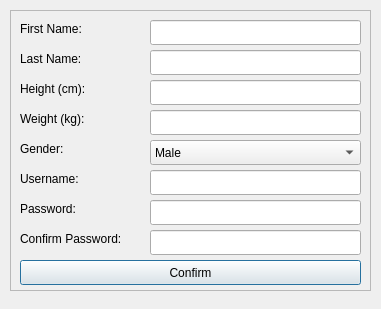
<?xml version="1.0" encoding="UTF-8"?>
<ui version="4.0">
 <class>createWindow</class>
 <widget class="QDialog" name="createWindow">
  <property name="geometry">
   <rect>
    <x>0</x>
    <y>0</y>
    <width>381</width>
    <height>309</height>
   </rect>
  </property>
  <property name="windowTitle">
   <string>Dialog</string>
  </property>
  <widget class="QFrame" name="frame">
   <property name="geometry">
    <rect>
     <x>10</x>
     <y>10</y>
     <width>361</width>
     <height>281</height>
    </rect>
   </property>
   <property name="frameShape">
    <enum>QFrame::StyledPanel</enum>
   </property>
   <property name="frameShadow">
    <enum>QFrame::Raised</enum>
   </property>
   <widget class="QPushButton" name="btnConfirm">
    <property name="geometry">
     <rect>
      <x>10</x>
      <y>250</y>
      <width>341</width>
      <height>25</height>
     </rect>
    </property>
    <property name="text">
     <string>Confirm</string>
    </property>
   </widget>
   <widget class="QLineEdit" name="txtUsername">
    <property name="geometry">
     <rect>
      <x>140</x>
      <y>160</y>
      <width>211</width>
      <height>25</height>
     </rect>
    </property>
    <property name="text">
     <string/>
    </property>
   </widget>
   <widget class="QLineEdit" name="txtPassword">
    <property name="geometry">
     <rect>
      <x>140</x>
      <y>190</y>
      <width>211</width>
      <height>25</height>
     </rect>
    </property>
    <property name="text">
     <string/>
    </property>
   </widget>
   <widget class="QLineEdit" name="txtCPassword">
    <property name="geometry">
     <rect>
      <x>140</x>
      <y>220</y>
      <width>211</width>
      <height>25</height>
     </rect>
    </property>
    <property name="text">
     <string/>
    </property>
   </widget>
   <widget class="QLineEdit" name="txtWeight">
    <property name="geometry">
     <rect>
      <x>140</x>
      <y>100</y>
      <width>211</width>
      <height>25</height>
     </rect>
    </property>
    <property name="text">
     <string/>
    </property>
   </widget>
   <widget class="QLineEdit" name="txtHeight">
    <property name="geometry">
     <rect>
      <x>140</x>
      <y>70</y>
      <width>211</width>
      <height>25</height>
     </rect>
    </property>
    <property name="text">
     <string/>
    </property>
   </widget>
   <widget class="QComboBox" name="txtGender">
    <property name="geometry">
     <rect>
      <x>140</x>
      <y>130</y>
      <width>211</width>
      <height>25</height>
     </rect>
    </property>
    <item>
     <property name="text">
      <string>Male</string>
     </property>
    </item>
    <item>
     <property name="text">
      <string>Female</string>
     </property>
    </item>
   </widget>
   <widget class="QLineEdit" name="txtLastName">
    <property name="geometry">
     <rect>
      <x>140</x>
      <y>40</y>
      <width>211</width>
      <height>25</height>
     </rect>
    </property>
    <property name="text">
     <string/>
    </property>
   </widget>
   <widget class="QLineEdit" name="txtFirstName">
    <property name="geometry">
     <rect>
      <x>140</x>
      <y>10</y>
      <width>211</width>
      <height>25</height>
     </rect>
    </property>
    <property name="text">
     <string/>
    </property>
   </widget>
   <widget class="QLabel" name="label">
    <property name="geometry">
     <rect>
      <x>10</x>
      <y>10</y>
      <width>101</width>
      <height>17</height>
     </rect>
    </property>
    <property name="text">
     <string>First Name: </string>
    </property>
   </widget>
   <widget class="QLabel" name="label_2">
    <property name="geometry">
     <rect>
      <x>10</x>
      <y>40</y>
      <width>121</width>
      <height>17</height>
     </rect>
    </property>
    <property name="text">
     <string>Last Name: </string>
    </property>
   </widget>
   <widget class="QLabel" name="label_3">
    <property name="geometry">
     <rect>
      <x>10</x>
      <y>70</y>
      <width>121</width>
      <height>17</height>
     </rect>
    </property>
    <property name="text">
     <string>Height (cm):</string>
    </property>
   </widget>
   <widget class="QLabel" name="label_4">
    <property name="geometry">
     <rect>
      <x>10</x>
      <y>100</y>
      <width>121</width>
      <height>17</height>
     </rect>
    </property>
    <property name="text">
     <string>Weight (kg):</string>
    </property>
   </widget>
   <widget class="QLabel" name="label_5">
    <property name="geometry">
     <rect>
      <x>10</x>
      <y>130</y>
      <width>121</width>
      <height>17</height>
     </rect>
    </property>
    <property name="text">
     <string>Gender:</string>
    </property>
   </widget>
   <widget class="QLabel" name="label_6">
    <property name="geometry">
     <rect>
      <x>10</x>
      <y>160</y>
      <width>121</width>
      <height>17</height>
     </rect>
    </property>
    <property name="text">
     <string>Username:</string>
    </property>
   </widget>
   <widget class="QLabel" name="label_7">
    <property name="geometry">
     <rect>
      <x>10</x>
      <y>190</y>
      <width>121</width>
      <height>17</height>
     </rect>
    </property>
    <property name="text">
     <string>Password:</string>
    </property>
   </widget>
   <widget class="QLabel" name="label_8">
    <property name="geometry">
     <rect>
      <x>10</x>
      <y>220</y>
      <width>121</width>
      <height>17</height>
     </rect>
    </property>
    <property name="text">
     <string>Confirm Password: </string>
    </property>
   </widget>
  </widget>
 </widget>
 <resources/>
 <connections/>
</ui>
